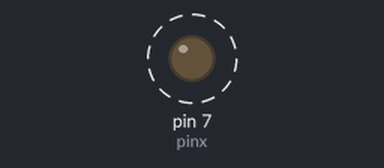
Simulated run of this sketch. Board: Arduino Uno, built with avr-gcc and run on an emulated ATmega328P. On the bench: output pins drawn as LEDs (lit = HIGH). Dashed ring = blinking. What the sketch prints to the serial monitor is not drawn.

Above: at 0.5 s.
Timing chart, 0 to 4.6 s (numbered marks = the images above):
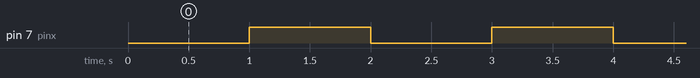

Measured:
- by itself, pin 7 (pinx): alternates HIGH for 1.0 s and LOW for 1.0 s, 10 changes in all, then stays LOW

The sketch:

MEM459_1gpio_interrupt.ino
```cpp
/*
MEM459 Lab2  BC Chang Drexel University
GPIO using interrupt
file name: MEM459_1gpio_interrupt
*/

#include <TimerOne.h>

int pinx = 7;
//int pinx = 13;

volatile int statex = LOW;

void setup()
{
  pinMode(pinx, OUTPUT);
  Timer1.initialize(1000000);   // in micro seconds
  Timer1.attachInterrupt(gpioInterrupt); // gpioInterrupt to interrupt every 1 second
  Serial.begin(115200);
}

// The interrupt will toggle the states of Pins 7 and blink the LED accordingly

void gpioInterrupt()  // interrupt service routine
{
  statex = !statex;
  digitalWrite(pinx, statex);
}

int k=1;
//int j=1;
unsigned long tms = 0;

void loop()
{
  while(k)
{
  noInterrupts();
   tms = millis();
  Serial.print(tms);
  Serial.print("\t");         // prints a tab
  Serial.println(statex);

  //delay(10);   // this 10 ms delay is to reduce the number of lines to be printed, it can be removed

 interrupts();
 if (tms >= 10000) {
      k=0;
  }
}
  noInterrupts();
}
```
